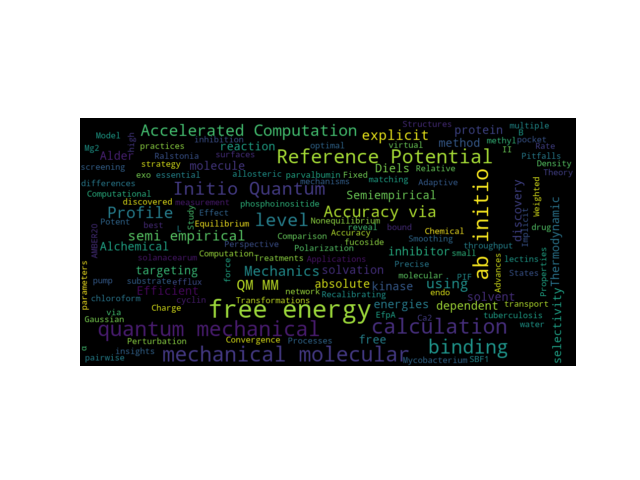

Reproduce this figure in Python.
#!/usr/bin/env python
"""
Minimal Example
===============

Generating a square wordcloud from the US constitution using default arguments.
"""

import os

from os import path
from wordcloud import WordCloud

# get data directory (using getcwd() is needed to support running example in generated IPython notebook)
d = path.dirname(__file__) if "__file__" in locals() else os.getcwd()

# Read the whole text.
text = open(path.join(d, 'constitution.txt')).read()

# Generate a word cloud image
wordcloud = WordCloud().generate(text)

# Display the generated image:
# the matplotlib way:
import matplotlib.pyplot as plt
plt.imshow(wordcloud, interpolation='bilinear')
plt.axis("off")

# lower max_font_size
wordcloud = WordCloud(width=1000, height=500, background_color="black", min_font_size=1, max_font_size=50).generate(text)
plt.figure()
plt.imshow(wordcloud, interpolation="bilinear")
plt.axis("off")
plt.savefig("simple.png")
# plt.show()

# The pil way (if you don't have matplotlib)
# image = wordcloud.to_image()
# image.show()
